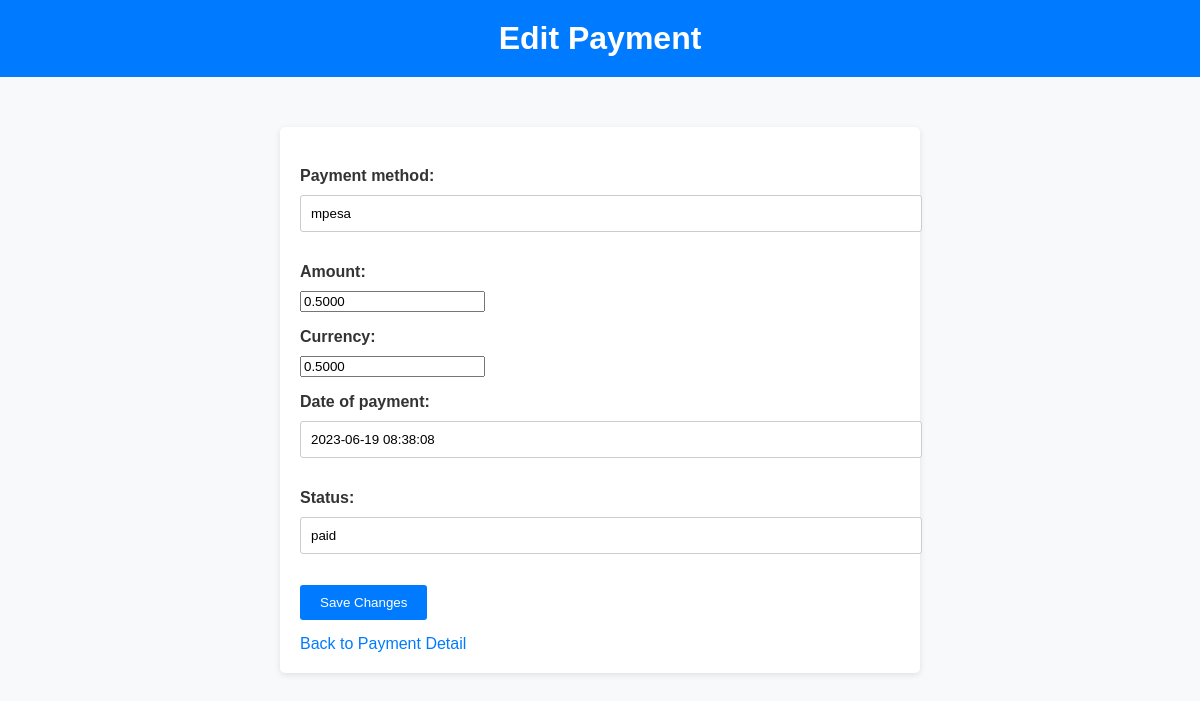
/payment/1/edit/, run on the app's committed database.
### payment/models.py (models this page shows)
class Payment(models.Model):
    payment_method= models.CharField(max_length=32)
    amount= models.DecimalField(decimal_places=4, max_digits=4)
    currency=models.DecimalField(decimal_places=4, max_digits=4)
    date_of_payment=models.DateTimeField()
    status=models.CharField(max_length=32)

### payment/views.py (the view)
# urls.py: path('<int:id>/edit/', views.edit_payment, name='edit_payment'),
def edit_payment(request, id):
    payment = get_object_or_404(Payment, id=id)
    if request.method == 'POST':
        form = PaymentForm(request.POST, instance=payment)
        if form.is_valid():
            form.save()
            return redirect('payment_detail', id=id)
    else:
        form = PaymentForm(instance=payment)
    return render(request, 'payment/edit_payment.html', {'form': form, 'payment': payment})

### payment/forms.py
class PaymentForm(forms.ModelForm):
    class Meta:
        model = Payment
        fields = '__all__'

### templates/payment/edit_payment.html (shortened to what this page needs)
<!DOCTYPE html>
<html lang="en">
<head>
</head>
<body>
    <h1>Edit Payment</h1>
    <div class="container">
        <form method="post">
            {{ form.as_p }}
            <button type="submit">Save Changes</button>
        </form>
        <a href="{% url 'payment_detail' payment.id %}">Back to Payment Detail</a>
    </div>
</body>
</html>

### templates/payment/edit_payment.html (style rules this page uses)
body { font-family: Arial, sans-serif; background-color: #f8f9fa; margin: 0; padding: 0; color: #333; }
.container { max-width: 600px; margin: 0 auto; padding: 20px; margin-top: 50px; background-color: #fff; border-radius: 5px; box-shadow: 0 2px 6px rgba(0, 0, 0, 0.1); }
h1 { text-align: center; padding: 20px; background-color: #007bff; color: #fff; margin: 0; }
form { margin-top: 20px; }
label { display: block; font-weight: bold; margin-bottom: 10px; }
input[type="text"], select { width: 100%; padding: 10px; margin-bottom: 15px; border: 1px solid #ccc; border-radius: 3px; }
button[type="submit"] { background-color: #007bff; color: white; padding: 10px 20px; border: none; border-radius: 3px; cursor: pointer; }
a { display: block; margin-top: 15px; color: #007bff; text-decoration: none; }

### data on the page
Payment: payment_method "mpesa", amount "0.5000", currency "0.5000", date_of_payment "2023-06-19 08:38:08", status "paid"
